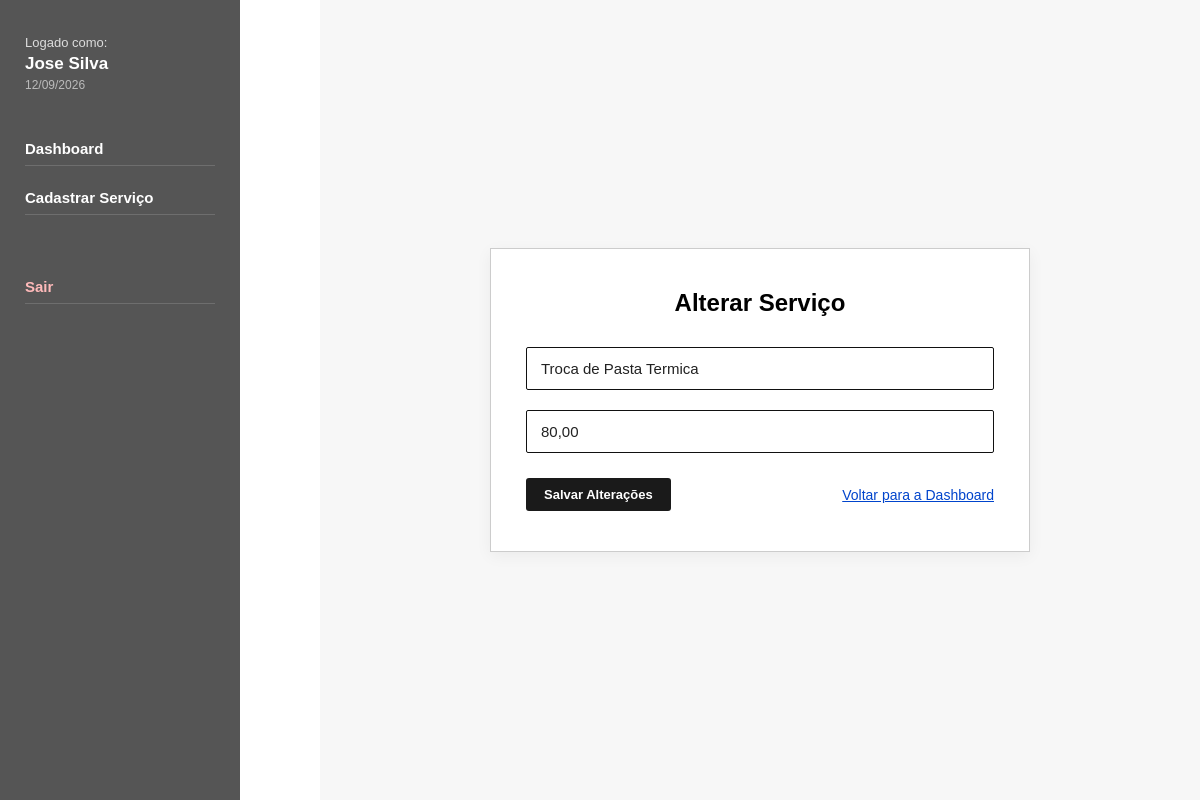
/services/edit?id=3 (signed in), run on the app's committed database.
### tables this page shows
CREATE TABLE IF NOT EXISTS `service` (
    `id_service` BIGINT(20) NOT NULL AUTO_INCREMENT,
    `description` VARCHAR(255) NOT NULL,
    `price` DECIMAL(11, 2) NOT NULL,
    `created_at` DATETIME NOT NULL DEFAULT CURRENT_TIMESTAMP,
    `update_at` DATETIME NULL DEFAULT NULL ON UPDATE CURRENT_TIMESTAMP,
    `finished_at` DATETIME NULL DEFAULT NULL,
    `commission_user` DECIMAL(11, 2) NULL DEFAULT NULL,
    `user_id_user` BIGINT(20) NOT NULL,
    PRIMARY KEY (`id_service`),
    INDEX `idx_service_user` (`user_id_user`),
    INDEX `idx_service_finished` (`finished_at`),
    CONSTRAINT `fk_service_user` 
        FOREIGN KEY (`user_id_user`) 
        REFERENCES `user` (`id_user`) 
        ON DELETE CASCADE 
        ON UPDATE CASCADE
);

CREATE TABLE IF NOT EXISTS `user` (
    `id_user` BIGINT(20) NOT NULL AUTO_INCREMENT,
    `name` VARCHAR(150) NOT NULL,
    `email` VARCHAR(255) NOT NULL UNIQUE,
    `password` VARCHAR(255) NOT NULL,
    `created_at` DATETIME NOT NULL DEFAULT CURRENT_TIMESTAMP,
    `update_at` DATETIME NULL DEFAULT NULL ON UPDATE CURRENT_TIMESTAMP,
    `ativo` TINYINT(1) NOT NULL DEFAULT 1,
    PRIMARY KEY (`id_user`),
    INDEX `idx_user_email` (`email`)
);

### app/Core/Autoload.php (called while the page is built, shortened)
<?php
spl_autoload_register(function ($class) {
    $prefix = 'App\\';
    $baseDir = APP_PATH . '/';
    $len = strlen($prefix);
    $relativeClass = substr($class, $len);
    $file = $baseDir . str_replace('\\', '/', $relativeClass) . '.php';
});

### app/Core/Session.php (called while the page is built, shortened)
<?php
class Session
{
    public static function get(string $key, $default = null)
    {
        return $_SESSION[$key] ?? $default;
    }
    public static function has(string $key): bool
    {
        return isset($_SESSION[$key]);
    }
}

### app/Core/Database.php (called while the page is built, shortened)
<?php
class Database
{
    private static ?PDO $instance = null;
    public static function getConnection(): PDO
    {
        if (self::$instance === null) {
            try {
                $dsn = sprintf(
                    'mysql:host=%s;port=%s;dbname=%s;charset=%s',
                    DB_HOST,
                    DB_PORT,
                    DB_NAME,
                    DB_CHARSET
                );
                $options = [
                    PDO::ATTR_ERRMODE            => PDO::ERRMODE_EXCEPTION,
                    PDO::ATTR_DEFAULT_FETCH_MODE => PDO::FETCH_ASSOC,
                    PDO::ATTR_EMULATE_PREPARES   => false,
                ];
                self::$instance = new PDO($dsn, DB_USER, DB_PASS, $options);
            } catch (PDOException $e) {
                die('Erro de conexao com o banco: ' . $e->getMessage());
            }
        }
        return self::$instance;
    }
}

### app/Controllers/ServiceController.php (called while the page is built, shortened)
<?php
class ServiceController extends Controller
{
    private ServiceOrder $serviceModel;
    public function __construct()
    {
        $this->serviceModel = new ServiceOrder();
    }
    public function edit(): void
    {
        $id = (int) ($_GET['id'] ?? 0);
        $service = $this->serviceModel->findById($id);
        $user = Session::get('user');
        $error = Session::getFlash('error');
        $this->view('services.edit', [
            'user'        => $user,
            'currentDate' => date('d/m/Y'),
            'service'     => $service,
            'error'       => $error
        ]);
    }
}

### public/index.php (called while the page is built, shortened)
<?php
require_once APP_PATH . '/Core/Autoload.php';
$router = new Router();
$router->get('/', [AuthController::class, 'showLogin']);
$router->get('/login', [AuthController::class, 'showLogin']);
$router->post('/login', [AuthController::class, 'login']);
$router->get('/logout', [AuthController::class, 'logout']);
$router->get('/register', [AuthController::class, 'showRegister']);
$router->post('/register', [AuthController::class, 'register']);
$router->get('/dashboard', [DashboardController::class, 'index']);
$router->get('/services/create', [ServiceController::class, 'create']);
$router->post('/services/create', [ServiceController::class, 'store']);
$router->get('/services/edit', [ServiceController::class, 'edit']);
$router->post('/services/edit', [ServiceController::class, 'update']);
$router->post('/services/delete', [ServiceController::class, 'delete']);
$router->post('/services/finish', [ServiceController::class, 'finish']);
$router->dispatch();

### app/Models/ServiceOrder.php (called while the page is built, shortened)
<?php
class ServiceOrder
{
    private PDO $db;
    public function __construct()
    {
        $this->db = Database::getConnection();
    }
    public function findById(int $id): ?array
    {
        $sql = "SELECT s.*, u.name as user_name, u.email as user_email
                FROM service s
                INNER JOIN user u ON u.id_user = s.user_id_user
                WHERE s.id_service = :id
                LIMIT 1";
        $stmt = $this->db->prepare($sql);
        $stmt->bindValue(':id', $id, PDO::PARAM_INT);
        $stmt->execute();
        $service = $stmt->fetch();
        return $service ?: null;
    }
}

### app/Views/services/edit.php (the view, shortened to what this page needs)
<?php
require VIEW_PATH . '/layouts/header.php';
?>
<div class="service-form-container">
    <div class="auth-card">
        <h2>Alterar Serviço</h2>
        <form action="<?= BASE_URL ?>/services/edit" method="POST">
            <div class="form-group">
                <input type="text" name="description" placeholder="descrição" value="<?= htmlspecialchars($service['description']) ?>" required autofocus>
            </div>
            <div class="form-group">
                <input type="text" name="price" id="price_input" placeholder="preço" value="<?= number_format((float) $service['price'], 2, ',', '.') ?>" required>
            </div>
            <div class="auth-actions">
                <button type="submit" class="btn btn-dark">Salvar Alterações</button>
                <a href="<?= BASE_URL ?>/dashboard" class="auth-link">Voltar para a Dashboard</a>
            </div>
        </form>
    </div>
</div>
<?php require VIEW_PATH . '/layouts/footer.php'; ?>

### app/Core/Router.php (shortened to what this page needs)
<?php
class Router
{
    private array $routes = [];
    private function addRoute(string $method, string $path, array $handler): void
    {
        $this->routes[] = [
            'method'  => $method,
            'path'    => '/' . trim($path, '/'),
            'handler' => $handler
        ];
    }
    public function dispatch(): void
    {
        $requestMethod = $_SERVER['REQUEST_METHOD'];
        $requestUri = parse_url($_SERVER['REQUEST_URI'], PHP_URL_PATH);
        $uri = '/' . trim($requestUri, '/');
        foreach ($this->routes as $route) {
            if ($route['method'] === $requestMethod && $route['path'] === $uri) {
                [$controllerClass, $action] = $route['handler'];
                if (class_exists($controllerClass)) {
                    $controller = new $controllerClass();
                    if (method_exists($controller, $action)) {
                        $controller->$action();
                        return;
                    }
                }
            }
        }
    }
}

### app/Views/layouts/header.php (shortened to what this page needs)
<!DOCTYPE html>
<html lang="pt-BR">
<head>
    <link rel="stylesheet" href="<?= BASE_URL ?>/assets/css/style.css?v=<?= time() ?>">
</head>
<body>
    <div class="app-layout">
        <aside class="sidebar">
            <div class="user-badge">
                <span class="user-label">Logado como:</span>
                <strong class="user-name"><?= htmlspecialchars($user['name'] ?? 'Usuario') ?></strong>
                <span class="system-date"><?= $currentDate ?? date('d/m/Y') ?></span>
            </div>
            <nav class="sidebar-nav">
                <a href="<?= BASE_URL ?>/dashboard" class="nav-item">Dashboard</a>
                <a href="<?= BASE_URL ?>/services/create" class="nav-item">Cadastrar Serviço</a>
                <a href="<?= BASE_URL ?>/logout" class="nav-item nav-logout">Sair</a>
            </nav>
        </aside>
        <main class="main-content"></main>

### public/assets/css/base.css (style rules this page uses)
body { background-color: #f7f7f7; color: #222222; }
.btn { padding: 9px 18px; font-size: 13px; font-weight: 600; cursor: pointer; border: none; border-radius: 3px; text-decoration: none; display: inline-flex; align-items: center; justify-content: center; transition: opacity 0.2s; }
.btn-dark { background-color: #1a1a1a; color: #ffffff; }

### public/assets/css/auth.css (style rules this page uses)
.auth-card { width: 100%; max-width: 480px; padding: 40px 30px; text-align: center; background-color: #ffffff; }
.auth-card h2 { font-size: 24px; font-weight: 700; margin-bottom: 30px; color: #000000; }
.form-group { margin-bottom: 20px; text-align: left; }
.form-group input { width: 100%; padding: 12px 14px; border: 1px solid #111111; border-radius: 2px; font-size: 15px; outline: none; color: #222222; background-color: #ffffff; }
.auth-actions { display: flex; justify-content: space-between; align-items: center; margin-top: 25px; }
.auth-link { color: #0044cc; text-decoration: underline; font-size: 14px; }

### public/assets/css/dashboard.css (style rules this page uses)
﻿ html, body { height: 100%; width: 100%; }
.app-layout { display: flex; min-height: 100vh; width: 100%; }
.sidebar { width: 240px; min-width: 240px; background-color: #555555; color: #ffffff; padding: 35px 25px; display: flex; flex-direction: column; }
.user-badge { margin-bottom: 40px; }
.user-label { display: block; font-size: 13px; color: #dddddd; }
.user-name { display: block; font-size: 17px; margin-top: 4px; color: #ffffff; word-break: break-word; }
.system-date { display: block; font-size: 12px; color: #bbbbbb; margin-top: 4px; }
.sidebar-nav { display: flex; flex-direction: column; gap: 15px; }
.nav-item { color: #ffffff; text-decoration: none; font-weight: bold; font-size: 15px; padding: 8px 0; border-bottom: 1px solid rgba(255, 255, 255, 0.15); }
.nav-logout { margin-top: 40px; color: #ffbaba; }
.main-content { flex: 1; padding: 35px 40px; background-color: #ffffff; width: calc(100% - 240px); overflow-x: hidden; }
.service-form-container { display: flex; justify-content: center; align-items: center; padding: 40px 0; width: 100%; }
.service-form-container .auth-card { max-width: 540px; width: 100%; border: 1px solid #cccccc; padding: 40px 35px; box-shadow: 0 4px 15px rgba(0,0,0,0.05); }

### data on the page
service: user_id_user.name "Jose Silva", description "Troca de Pasta Termica", price "80,00"
